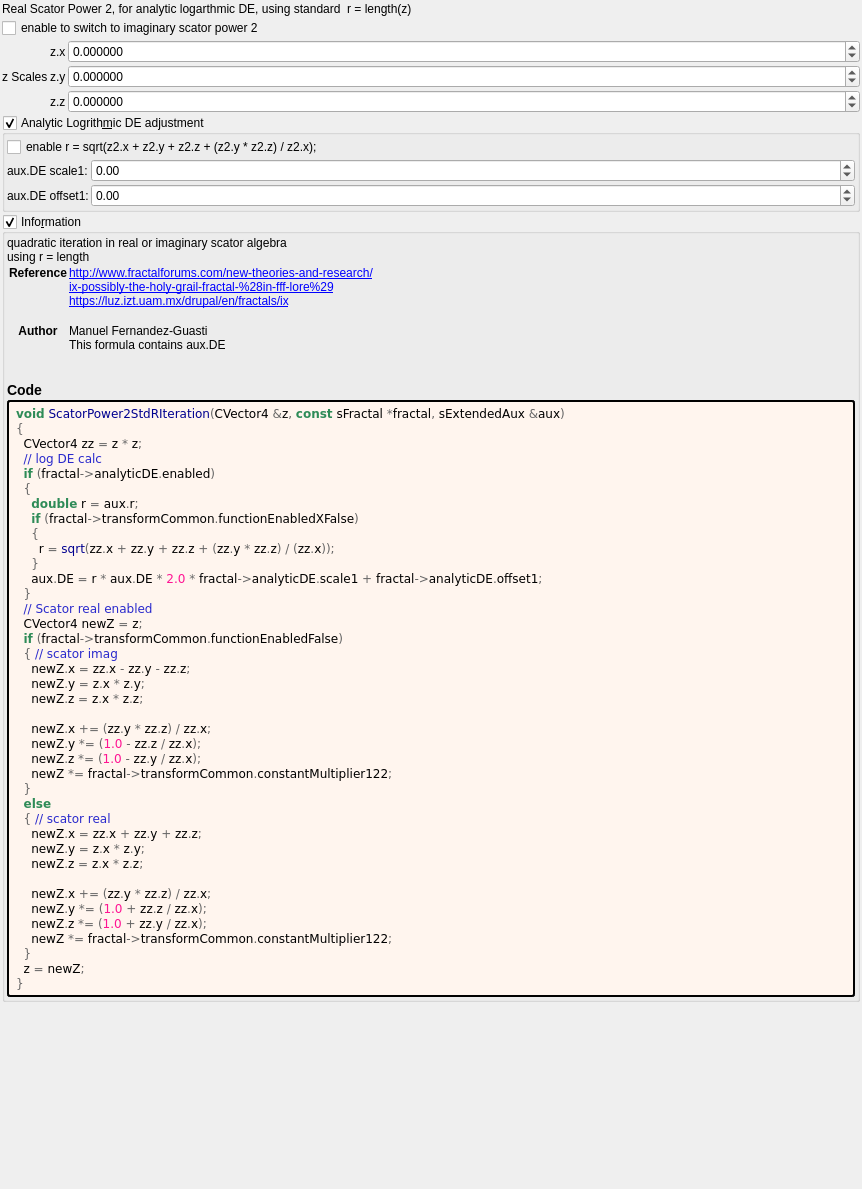
<?xml version="1.0" encoding="UTF-8"?>
<ui version="4.0">
 <class>Form</class>
 <widget class="QWidget" name="Form">
  <property name="geometry">
   <rect>
    <x>0</x>
    <y>0</y>
    <width>862</width>
    <height>1189</height>
   </rect>
  </property>
  <property name="windowTitle">
   <string notr="true">scator_power2_std_r</string>
  </property>
  <layout class="QVBoxLayout" name="verticalLayout">
   <property name="spacing">
    <number>2</number>
   </property>
   <property name="leftMargin">
    <number>2</number>
   </property>
   <property name="topMargin">
    <number>2</number>
   </property>
   <property name="rightMargin">
    <number>2</number>
   </property>
   <property name="bottomMargin">
    <number>2</number>
   </property>
   <item>
    <widget class="QLabel" name="label">
     <property name="text">
      <string>Real Scator Power 2, for analytic logarthmic DE, using standard  r = length(z)</string>
     </property>
    </widget>
   </item>
   <item>
    <widget class="QCheckBox" name="checkBox_transf_function_enabled_false">
     <property name="text">
      <string notr="true">enable to switch to imaginary scator power 2</string>
     </property>
    </widget>
   </item>
   <item>
    <layout class="QGridLayout" name="gridLayout_63" columnstretch="0,0,0,1">
     <property name="spacing">
      <number>2</number>
     </property>
     <item row="2" column="3">
      <widget class="MyDoubleSpinBox" name="spinbox3_transf_constant_multiplier_122_x">
       <property name="sizePolicy">
        <sizepolicy hsizetype="Minimum" vsizetype="Maximum">
         <horstretch>0</horstretch>
         <verstretch>0</verstretch>
        </sizepolicy>
       </property>
       <property name="prefix">
        <string/>
       </property>
       <property name="suffix">
        <string/>
       </property>
       <property name="decimals">
        <number>6</number>
       </property>
       <property name="minimum">
        <double>-99.989999999999995</double>
       </property>
       <property name="maximum">
        <double>99.989999999999995</double>
       </property>
       <property name="singleStep">
        <double>0.100000000000000</double>
       </property>
      </widget>
     </item>
     <item row="4" column="3">
      <widget class="MyDoubleSpinBox" name="spinbox3_transf_constant_multiplier_122_z">
       <property name="sizePolicy">
        <sizepolicy hsizetype="Minimum" vsizetype="Maximum">
         <horstretch>0</horstretch>
         <verstretch>0</verstretch>
        </sizepolicy>
       </property>
       <property name="prefix">
        <string/>
       </property>
       <property name="suffix">
        <string/>
       </property>
       <property name="decimals">
        <number>6</number>
       </property>
       <property name="minimum">
        <double>-99.989999999999995</double>
       </property>
       <property name="maximum">
        <double>99.989999999999995</double>
       </property>
       <property name="singleStep">
        <double>0.100000000000000</double>
       </property>
      </widget>
     </item>
     <item row="3" column="1">
      <widget class="QLabel" name="label_91">
       <property name="text">
        <string>z Scales</string>
       </property>
      </widget>
     </item>
     <item row="3" column="3">
      <widget class="MyDoubleSpinBox" name="spinbox3_transf_constant_multiplier_122_y">
       <property name="sizePolicy">
        <sizepolicy hsizetype="Minimum" vsizetype="Maximum">
         <horstretch>0</horstretch>
         <verstretch>0</verstretch>
        </sizepolicy>
       </property>
       <property name="prefix">
        <string/>
       </property>
       <property name="suffix">
        <string/>
       </property>
       <property name="decimals">
        <number>6</number>
       </property>
       <property name="minimum">
        <double>-99.989999999999995</double>
       </property>
       <property name="maximum">
        <double>99.989999999999995</double>
       </property>
       <property name="singleStep">
        <double>0.100000000000000</double>
       </property>
      </widget>
     </item>
     <item row="2" column="2">
      <widget class="QLabel" name="label_93">
       <property name="text">
        <string notr="true">z.x</string>
       </property>
      </widget>
     </item>
     <item row="3" column="2">
      <widget class="QLabel" name="label_90">
       <property name="text">
        <string notr="true">z.y</string>
       </property>
      </widget>
     </item>
     <item row="4" column="2">
      <widget class="QLabel" name="label_98">
       <property name="text">
        <string notr="true">z.z</string>
       </property>
      </widget>
     </item>
    </layout>
   </item>
   <item>
    <widget class="MyGroupBox" name="groupCheck_analyticDE_enabled">
     <property name="toolTip">
      <string/>
     </property>
     <property name="title">
      <string>Analytic Logrith&amp;mic DE adjustment</string>
     </property>
     <property name="checkable">
      <bool>true</bool>
     </property>
     <layout class="QVBoxLayout" name="verticalLayout_52">
      <property name="spacing">
       <number>2</number>
      </property>
      <property name="leftMargin">
       <number>2</number>
      </property>
      <property name="topMargin">
       <number>2</number>
      </property>
      <property name="rightMargin">
       <number>2</number>
      </property>
      <property name="bottomMargin">
       <number>2</number>
      </property>
      <item>
       <widget class="QCheckBox" name="checkBox_transf_function_enabledX_false">
        <property name="text">
         <string notr="true">enable r = sqrt(z2.x + z2.y + z2.z + (z2.y * z2.z) / z2.x);</string>
        </property>
       </widget>
      </item>
      <item>
       <layout class="QGridLayout" name="gridLayout_27" columnstretch="0,0,1">
        <property name="spacing">
         <number>2</number>
        </property>
        <item row="0" column="1">
         <widget class="QLabel" name="label_180">
          <property name="text">
           <string>aux.DE scale1:</string>
          </property>
         </widget>
        </item>
        <item row="0" column="2">
         <widget class="MyDoubleSpinBox" name="spinbox_analyticDE_scale_1">
          <property name="sizePolicy">
           <sizepolicy hsizetype="Minimum" vsizetype="Maximum">
            <horstretch>0</horstretch>
            <verstretch>0</verstretch>
           </sizepolicy>
          </property>
          <property name="prefix">
           <string/>
          </property>
          <property name="suffix">
           <string/>
          </property>
          <property name="decimals">
           <number>2</number>
          </property>
          <property name="minimum">
           <double>-36000.000000000000000</double>
          </property>
          <property name="maximum">
           <double>36000.000000000000000</double>
          </property>
          <property name="singleStep">
           <double>0.100000000000000</double>
          </property>
         </widget>
        </item>
        <item row="1" column="2">
         <widget class="MyDoubleSpinBox" name="spinbox_analyticDE_offset_1">
          <property name="sizePolicy">
           <sizepolicy hsizetype="Minimum" vsizetype="Maximum">
            <horstretch>0</horstretch>
            <verstretch>0</verstretch>
           </sizepolicy>
          </property>
          <property name="prefix">
           <string/>
          </property>
          <property name="suffix">
           <string/>
          </property>
          <property name="decimals">
           <number>2</number>
          </property>
          <property name="minimum">
           <double>-36000.000000000000000</double>
          </property>
          <property name="maximum">
           <double>36000.000000000000000</double>
          </property>
          <property name="singleStep">
           <double>0.100000000000000</double>
          </property>
         </widget>
        </item>
        <item row="1" column="1">
         <widget class="QLabel" name="label_179">
          <property name="text">
           <string>aux.DE offset1:</string>
          </property>
         </widget>
        </item>
       </layout>
      </item>
     </layout>
    </widget>
   </item>
   <item>
    <widget class="MyGroupBox" name="groupCheck_info">
     <property name="title">
      <string>Info&amp;rmation</string>
     </property>
     <property name="flat">
      <bool>false</bool>
     </property>
     <property name="checkable">
      <bool>true</bool>
     </property>
     <layout class="QVBoxLayout" name="verticalLayout_2">
      <property name="spacing">
       <number>2</number>
      </property>
      <property name="leftMargin">
       <number>2</number>
      </property>
      <property name="topMargin">
       <number>2</number>
      </property>
      <property name="rightMargin">
       <number>2</number>
      </property>
      <property name="bottomMargin">
       <number>2</number>
      </property>
      <item>
       <widget class="QLabel" name="label_information_general">
        <property name="text">
         <string notr="true">&lt;p&gt;quadratic iteration in real or imaginary scator algebra&lt;br&gt;using r = length&lt;/p&gt;&lt;table&gt;
&lt;tr&gt;&lt;th&gt;Reference&lt;/th&gt;&lt;td&gt;&lt;a href=&quot;http://www.fractalforums.com/new-theories-and-research/&quot;&gt;http://www.fractalforums.com/new-theories-and-research/&lt;br&gt;
&lt;a href=&quot;ix-possibly-the-holy-grail-fractal-%28in-fff-lore%29&quot;&gt;ix-possibly-the-holy-grail-fractal-%28in-fff-lore%29&lt;br&gt;
&lt;a href=&quot;https://luz.izt.uam.mx/drupal/en/fractals/ix&quot;&gt;https://luz.izt.uam.mx/drupal/en/fractals/ix&lt;br&gt;
&lt;/td&gt;&lt;/tr&gt;
&lt;tr&gt;&lt;th&gt;Author&lt;/th&gt;&lt;td&gt;Manuel Fernandez-Guasti&lt;br&gt;
This formula contains aux.DE&lt;br&gt;
&lt;/td&gt;&lt;/tr&gt;
&lt;/table&gt;
&lt;h3&gt;Code&lt;/h3&gt;</string>
        </property>
        <property name="wordWrap">
         <bool>true</bool>
        </property>
        <property name="openExternalLinks">
         <bool>true</bool>
        </property>
        <property name="textInteractionFlags">
         <set>Qt::LinksAccessibleByMouse|Qt::TextSelectableByMouse</set>
        </property>
       </widget>
      </item>
      <item>
       <widget class="QLabel" name="label_code_content">
        <property name="styleSheet">
         <string notr="true">border-style: outset; border-width: 2px; border-radius: 3px; border-color: black; background-color: #fff5ee; padding: 4px;</string>
        </property>
        <property name="text">
         <string notr="true">&lt;body style=&quot;background-color:#fff5ee&quot;&gt;
&lt;pre style=&quot;color:#000000; background-color:#fff5ee;  font-family:'Courier New',monospace;&quot;&gt;&lt;span style=&quot;color:#2e8b57; font-weight:bold&quot;&gt;void&lt;/span&gt; &lt;span style=&quot;color:#00008f&quot;&gt;ScatorPower2StdRIteration&lt;/span&gt;&lt;span style=&quot;color:#676767&quot;&gt;(&lt;/span&gt;CVector4 &lt;span style=&quot;color:#676767&quot;&gt;&amp;amp;&lt;/span&gt;z&lt;span style=&quot;color:#676767&quot;&gt;,&lt;/span&gt; &lt;span style=&quot;color:#2e8b57; font-weight:bold&quot;&gt;const&lt;/span&gt; sFractal &lt;span style=&quot;color:#676767&quot;&gt;*&lt;/span&gt;fractal&lt;span style=&quot;color:#676767&quot;&gt;,&lt;/span&gt; sExtendedAux &lt;span style=&quot;color:#676767&quot;&gt;&amp;amp;&lt;/span&gt;aux&lt;span style=&quot;color:#676767&quot;&gt;)&lt;/span&gt;
&lt;span style=&quot;color:#676767&quot;&gt;{&lt;/span&gt;
  CVector4 zz &lt;span style=&quot;color:#676767&quot;&gt;=&lt;/span&gt; z &lt;span style=&quot;color:#676767&quot;&gt;*&lt;/span&gt; z&lt;span style=&quot;color:#676767&quot;&gt;;&lt;/span&gt;
  &lt;span style=&quot;color:#2929cc&quot;&gt;// log DE calc&lt;/span&gt;
  &lt;span style=&quot;color:#2e8b57; font-weight:bold&quot;&gt;if&lt;/span&gt; &lt;span style=&quot;color:#676767&quot;&gt;(&lt;/span&gt;fractal&lt;span style=&quot;color:#676767&quot;&gt;-&amp;gt;&lt;/span&gt;analyticDE&lt;span style=&quot;color:#676767&quot;&gt;.&lt;/span&gt;enabled&lt;span style=&quot;color:#676767&quot;&gt;)&lt;/span&gt;
  &lt;span style=&quot;color:#676767&quot;&gt;{&lt;/span&gt;
    &lt;span style=&quot;color:#2e8b57; font-weight:bold&quot;&gt;double&lt;/span&gt; r &lt;span style=&quot;color:#676767&quot;&gt;=&lt;/span&gt; aux&lt;span style=&quot;color:#676767&quot;&gt;.&lt;/span&gt;r&lt;span style=&quot;color:#676767&quot;&gt;;&lt;/span&gt;
    &lt;span style=&quot;color:#2e8b57; font-weight:bold&quot;&gt;if&lt;/span&gt; &lt;span style=&quot;color:#676767&quot;&gt;(&lt;/span&gt;fractal&lt;span style=&quot;color:#676767&quot;&gt;-&amp;gt;&lt;/span&gt;transformCommon&lt;span style=&quot;color:#676767&quot;&gt;.&lt;/span&gt;functionEnabledXFalse&lt;span style=&quot;color:#676767&quot;&gt;)&lt;/span&gt;
    &lt;span style=&quot;color:#676767&quot;&gt;{&lt;/span&gt;
      r &lt;span style=&quot;color:#676767&quot;&gt;=&lt;/span&gt; &lt;span style=&quot;color:#00008f&quot;&gt;sqrt&lt;/span&gt;&lt;span style=&quot;color:#676767&quot;&gt;(&lt;/span&gt;zz&lt;span style=&quot;color:#676767&quot;&gt;.&lt;/span&gt;x &lt;span style=&quot;color:#676767&quot;&gt;+&lt;/span&gt; zz&lt;span style=&quot;color:#676767&quot;&gt;.&lt;/span&gt;y &lt;span style=&quot;color:#676767&quot;&gt;+&lt;/span&gt; zz&lt;span style=&quot;color:#676767&quot;&gt;.&lt;/span&gt;z &lt;span style=&quot;color:#676767&quot;&gt;+ (&lt;/span&gt;zz&lt;span style=&quot;color:#676767&quot;&gt;.&lt;/span&gt;y &lt;span style=&quot;color:#676767&quot;&gt;*&lt;/span&gt; zz&lt;span style=&quot;color:#676767&quot;&gt;.&lt;/span&gt;z&lt;span style=&quot;color:#676767&quot;&gt;) / (&lt;/span&gt;zz&lt;span style=&quot;color:#676767&quot;&gt;.&lt;/span&gt;x&lt;span style=&quot;color:#676767&quot;&gt;));&lt;/span&gt;
    &lt;span style=&quot;color:#676767&quot;&gt;}&lt;/span&gt;
    aux&lt;span style=&quot;color:#676767&quot;&gt;.&lt;/span&gt;DE &lt;span style=&quot;color:#676767&quot;&gt;=&lt;/span&gt; r &lt;span style=&quot;color:#676767&quot;&gt;*&lt;/span&gt; aux&lt;span style=&quot;color:#676767&quot;&gt;.&lt;/span&gt;DE &lt;span style=&quot;color:#676767&quot;&gt;*&lt;/span&gt; &lt;span style=&quot;color:#ff1493&quot;&gt;2.0&lt;/span&gt; &lt;span style=&quot;color:#676767&quot;&gt;*&lt;/span&gt; fractal&lt;span style=&quot;color:#676767&quot;&gt;-&amp;gt;&lt;/span&gt;analyticDE&lt;span style=&quot;color:#676767&quot;&gt;.&lt;/span&gt;scale1 &lt;span style=&quot;color:#676767&quot;&gt;+&lt;/span&gt; fractal&lt;span style=&quot;color:#676767&quot;&gt;-&amp;gt;&lt;/span&gt;analyticDE&lt;span style=&quot;color:#676767&quot;&gt;.&lt;/span&gt;offset1&lt;span style=&quot;color:#676767&quot;&gt;;&lt;/span&gt;
  &lt;span style=&quot;color:#676767&quot;&gt;}&lt;/span&gt;
  &lt;span style=&quot;color:#2929cc&quot;&gt;// Scator real enabled&lt;/span&gt;
  CVector4 newZ &lt;span style=&quot;color:#676767&quot;&gt;=&lt;/span&gt; z&lt;span style=&quot;color:#676767&quot;&gt;;&lt;/span&gt;
  &lt;span style=&quot;color:#2e8b57; font-weight:bold&quot;&gt;if&lt;/span&gt; &lt;span style=&quot;color:#676767&quot;&gt;(&lt;/span&gt;fractal&lt;span style=&quot;color:#676767&quot;&gt;-&amp;gt;&lt;/span&gt;transformCommon&lt;span style=&quot;color:#676767&quot;&gt;.&lt;/span&gt;functionEnabledFalse&lt;span style=&quot;color:#676767&quot;&gt;)&lt;/span&gt;
  &lt;span style=&quot;color:#676767&quot;&gt;{&lt;/span&gt; &lt;span style=&quot;color:#2929cc&quot;&gt;// scator imag&lt;/span&gt;
    newZ&lt;span style=&quot;color:#676767&quot;&gt;.&lt;/span&gt;x &lt;span style=&quot;color:#676767&quot;&gt;=&lt;/span&gt; zz&lt;span style=&quot;color:#676767&quot;&gt;.&lt;/span&gt;x &lt;span style=&quot;color:#676767&quot;&gt;-&lt;/span&gt; zz&lt;span style=&quot;color:#676767&quot;&gt;.&lt;/span&gt;y &lt;span style=&quot;color:#676767&quot;&gt;-&lt;/span&gt; zz&lt;span style=&quot;color:#676767&quot;&gt;.&lt;/span&gt;z&lt;span style=&quot;color:#676767&quot;&gt;;&lt;/span&gt;
    newZ&lt;span style=&quot;color:#676767&quot;&gt;.&lt;/span&gt;y &lt;span style=&quot;color:#676767&quot;&gt;=&lt;/span&gt; z&lt;span style=&quot;color:#676767&quot;&gt;.&lt;/span&gt;x &lt;span style=&quot;color:#676767&quot;&gt;*&lt;/span&gt; z&lt;span style=&quot;color:#676767&quot;&gt;.&lt;/span&gt;y&lt;span style=&quot;color:#676767&quot;&gt;;&lt;/span&gt;
    newZ&lt;span style=&quot;color:#676767&quot;&gt;.&lt;/span&gt;z &lt;span style=&quot;color:#676767&quot;&gt;=&lt;/span&gt; z&lt;span style=&quot;color:#676767&quot;&gt;.&lt;/span&gt;x &lt;span style=&quot;color:#676767&quot;&gt;*&lt;/span&gt; z&lt;span style=&quot;color:#676767&quot;&gt;.&lt;/span&gt;z&lt;span style=&quot;color:#676767&quot;&gt;;&lt;/span&gt;

    newZ&lt;span style=&quot;color:#676767&quot;&gt;.&lt;/span&gt;x &lt;span style=&quot;color:#676767&quot;&gt;+= (&lt;/span&gt;zz&lt;span style=&quot;color:#676767&quot;&gt;.&lt;/span&gt;y &lt;span style=&quot;color:#676767&quot;&gt;*&lt;/span&gt; zz&lt;span style=&quot;color:#676767&quot;&gt;.&lt;/span&gt;z&lt;span style=&quot;color:#676767&quot;&gt;) /&lt;/span&gt; zz&lt;span style=&quot;color:#676767&quot;&gt;.&lt;/span&gt;x&lt;span style=&quot;color:#676767&quot;&gt;;&lt;/span&gt;
    newZ&lt;span style=&quot;color:#676767&quot;&gt;.&lt;/span&gt;y &lt;span style=&quot;color:#676767&quot;&gt;*= (&lt;/span&gt;&lt;span style=&quot;color:#ff1493&quot;&gt;1.0&lt;/span&gt; &lt;span style=&quot;color:#676767&quot;&gt;-&lt;/span&gt; zz&lt;span style=&quot;color:#676767&quot;&gt;.&lt;/span&gt;z &lt;span style=&quot;color:#676767&quot;&gt;/&lt;/span&gt; zz&lt;span style=&quot;color:#676767&quot;&gt;.&lt;/span&gt;x&lt;span style=&quot;color:#676767&quot;&gt;);&lt;/span&gt;
    newZ&lt;span style=&quot;color:#676767&quot;&gt;.&lt;/span&gt;z &lt;span style=&quot;color:#676767&quot;&gt;*= (&lt;/span&gt;&lt;span style=&quot;color:#ff1493&quot;&gt;1.0&lt;/span&gt; &lt;span style=&quot;color:#676767&quot;&gt;-&lt;/span&gt; zz&lt;span style=&quot;color:#676767&quot;&gt;.&lt;/span&gt;y &lt;span style=&quot;color:#676767&quot;&gt;/&lt;/span&gt; zz&lt;span style=&quot;color:#676767&quot;&gt;.&lt;/span&gt;x&lt;span style=&quot;color:#676767&quot;&gt;);&lt;/span&gt;
    newZ &lt;span style=&quot;color:#676767&quot;&gt;*=&lt;/span&gt; fractal&lt;span style=&quot;color:#676767&quot;&gt;-&amp;gt;&lt;/span&gt;transformCommon&lt;span style=&quot;color:#676767&quot;&gt;.&lt;/span&gt;constantMultiplier122&lt;span style=&quot;color:#676767&quot;&gt;;&lt;/span&gt;
  &lt;span style=&quot;color:#676767&quot;&gt;}&lt;/span&gt;
  &lt;span style=&quot;color:#2e8b57; font-weight:bold&quot;&gt;else&lt;/span&gt;
  &lt;span style=&quot;color:#676767&quot;&gt;{&lt;/span&gt; &lt;span style=&quot;color:#2929cc&quot;&gt;// scator real&lt;/span&gt;
    newZ&lt;span style=&quot;color:#676767&quot;&gt;.&lt;/span&gt;x &lt;span style=&quot;color:#676767&quot;&gt;=&lt;/span&gt; zz&lt;span style=&quot;color:#676767&quot;&gt;.&lt;/span&gt;x &lt;span style=&quot;color:#676767&quot;&gt;+&lt;/span&gt; zz&lt;span style=&quot;color:#676767&quot;&gt;.&lt;/span&gt;y &lt;span style=&quot;color:#676767&quot;&gt;+&lt;/span&gt; zz&lt;span style=&quot;color:#676767&quot;&gt;.&lt;/span&gt;z&lt;span style=&quot;color:#676767&quot;&gt;;&lt;/span&gt;
    newZ&lt;span style=&quot;color:#676767&quot;&gt;.&lt;/span&gt;y &lt;span style=&quot;color:#676767&quot;&gt;=&lt;/span&gt; z&lt;span style=&quot;color:#676767&quot;&gt;.&lt;/span&gt;x &lt;span style=&quot;color:#676767&quot;&gt;*&lt;/span&gt; z&lt;span style=&quot;color:#676767&quot;&gt;.&lt;/span&gt;y&lt;span style=&quot;color:#676767&quot;&gt;;&lt;/span&gt;
    newZ&lt;span style=&quot;color:#676767&quot;&gt;.&lt;/span&gt;z &lt;span style=&quot;color:#676767&quot;&gt;=&lt;/span&gt; z&lt;span style=&quot;color:#676767&quot;&gt;.&lt;/span&gt;x &lt;span style=&quot;color:#676767&quot;&gt;*&lt;/span&gt; z&lt;span style=&quot;color:#676767&quot;&gt;.&lt;/span&gt;z&lt;span style=&quot;color:#676767&quot;&gt;;&lt;/span&gt;

    newZ&lt;span style=&quot;color:#676767&quot;&gt;.&lt;/span&gt;x &lt;span style=&quot;color:#676767&quot;&gt;+= (&lt;/span&gt;zz&lt;span style=&quot;color:#676767&quot;&gt;.&lt;/span&gt;y &lt;span style=&quot;color:#676767&quot;&gt;*&lt;/span&gt; zz&lt;span style=&quot;color:#676767&quot;&gt;.&lt;/span&gt;z&lt;span style=&quot;color:#676767&quot;&gt;) /&lt;/span&gt; zz&lt;span style=&quot;color:#676767&quot;&gt;.&lt;/span&gt;x&lt;span style=&quot;color:#676767&quot;&gt;;&lt;/span&gt;
    newZ&lt;span style=&quot;color:#676767&quot;&gt;.&lt;/span&gt;y &lt;span style=&quot;color:#676767&quot;&gt;*= (&lt;/span&gt;&lt;span style=&quot;color:#ff1493&quot;&gt;1.0&lt;/span&gt; &lt;span style=&quot;color:#676767&quot;&gt;+&lt;/span&gt; zz&lt;span style=&quot;color:#676767&quot;&gt;.&lt;/span&gt;z &lt;span style=&quot;color:#676767&quot;&gt;/&lt;/span&gt; zz&lt;span style=&quot;color:#676767&quot;&gt;.&lt;/span&gt;x&lt;span style=&quot;color:#676767&quot;&gt;);&lt;/span&gt;
    newZ&lt;span style=&quot;color:#676767&quot;&gt;.&lt;/span&gt;z &lt;span style=&quot;color:#676767&quot;&gt;*= (&lt;/span&gt;&lt;span style=&quot;color:#ff1493&quot;&gt;1.0&lt;/span&gt; &lt;span style=&quot;color:#676767&quot;&gt;+&lt;/span&gt; zz&lt;span style=&quot;color:#676767&quot;&gt;.&lt;/span&gt;y &lt;span style=&quot;color:#676767&quot;&gt;/&lt;/span&gt; zz&lt;span style=&quot;color:#676767&quot;&gt;.&lt;/span&gt;x&lt;span style=&quot;color:#676767&quot;&gt;);&lt;/span&gt;
    newZ &lt;span style=&quot;color:#676767&quot;&gt;*=&lt;/span&gt; fractal&lt;span style=&quot;color:#676767&quot;&gt;-&amp;gt;&lt;/span&gt;transformCommon&lt;span style=&quot;color:#676767&quot;&gt;.&lt;/span&gt;constantMultiplier122&lt;span style=&quot;color:#676767&quot;&gt;;&lt;/span&gt;
  &lt;span style=&quot;color:#676767&quot;&gt;}&lt;/span&gt;
  z &lt;span style=&quot;color:#676767&quot;&gt;=&lt;/span&gt; newZ&lt;span style=&quot;color:#676767&quot;&gt;;&lt;/span&gt;
&lt;span style=&quot;color:#676767&quot;&gt;}&lt;/span&gt;
&lt;/pre&gt;
&lt;/body&gt;</string>
        </property>
        <property name="wordWrap">
         <bool>true</bool>
        </property>
        <property name="openExternalLinks">
         <bool>true</bool>
        </property>
        <property name="textInteractionFlags">
         <set>Qt::LinksAccessibleByMouse|Qt::TextSelectableByMouse</set>
        </property>
       </widget>
      </item>
     </layout>
    </widget>
   </item>
   <item>
    <spacer name="verticalSpacer">
     <property name="orientation">
      <enum>Qt::Vertical</enum>
     </property>
     <property name="sizeHint" stdset="0">
      <size>
       <width>20</width>
       <height>40</height>
      </size>
     </property>
    </spacer>
   </item>
  </layout>
 </widget>
 <customwidgets>
  <customwidget>
   <class>MyDoubleSpinBox</class>
   <extends>QDoubleSpinBox</extends>
   <header>my_double_spin_box.h</header>
  </customwidget>
  <customwidget>
   <class>MyGroupBox</class>
   <extends>QGroupBox</extends>
   <header>my_group_box.h</header>
   <container>1</container>
  </customwidget>
 </customwidgets>
 <resources/>
 <connections/>
</ui>
